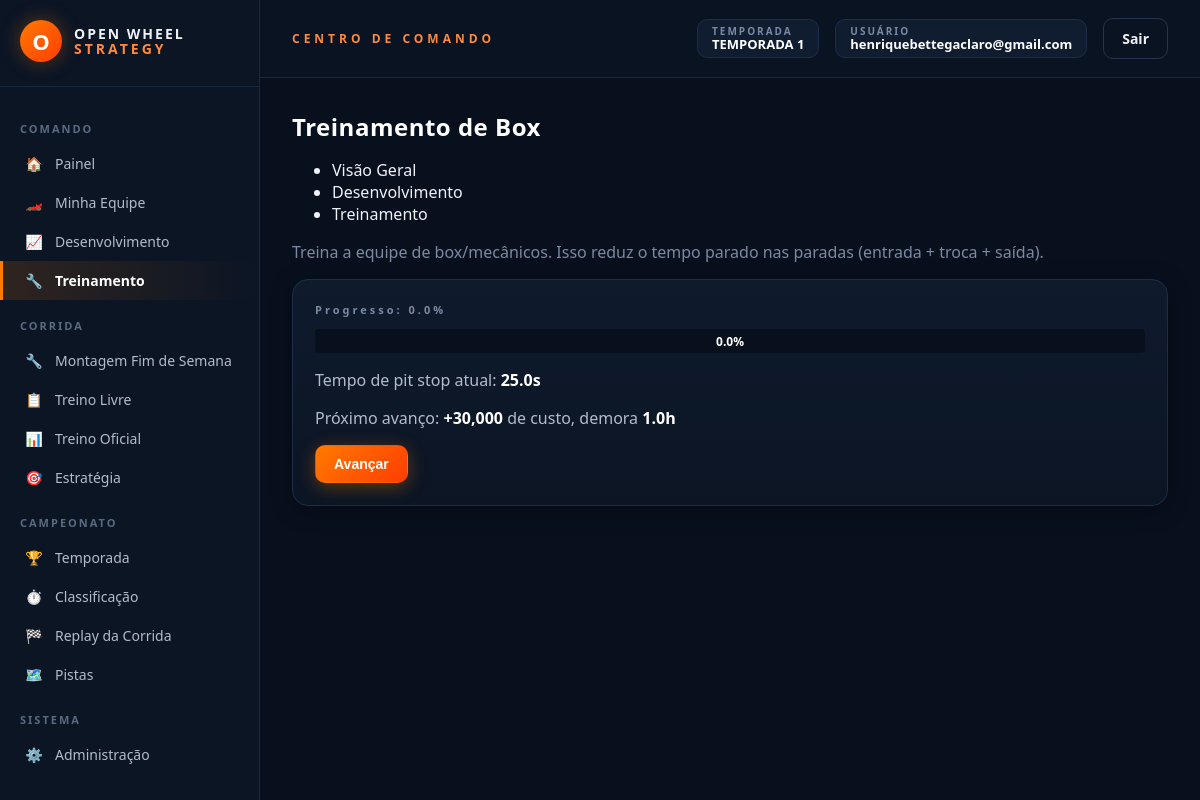
The page /minha-equipe/treinamento (signed in) on the database as committed earlier.
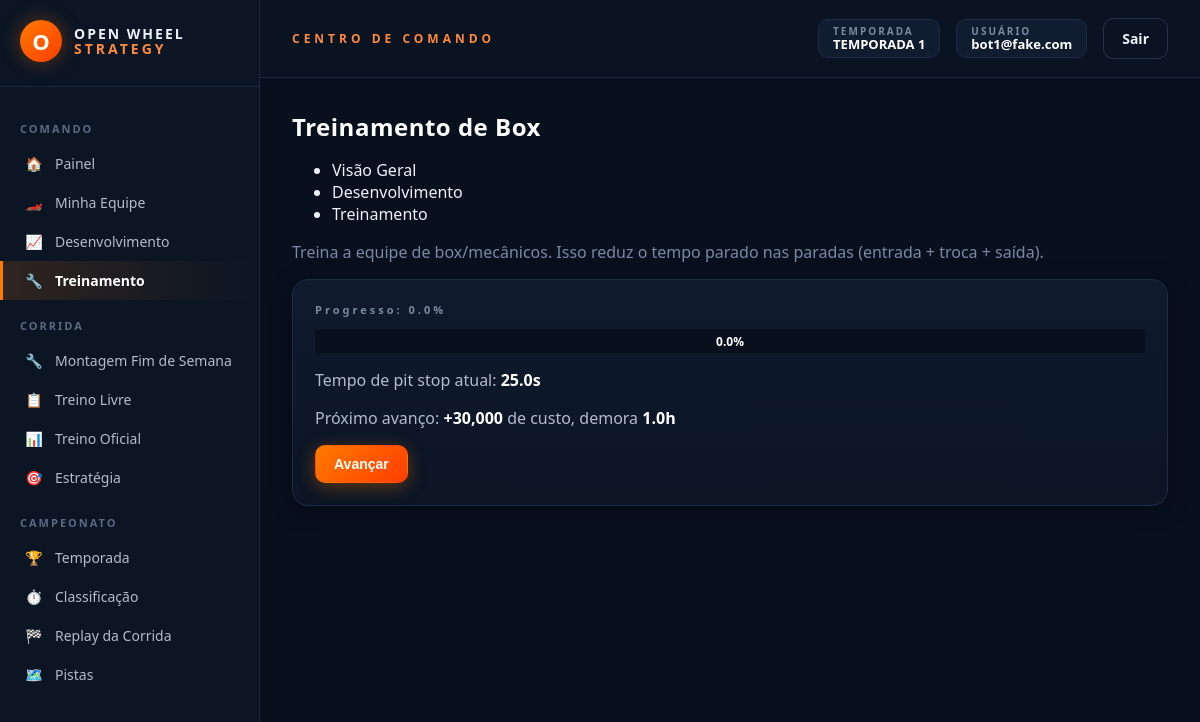
The same page on the database as committed later.
### models.py (models this page shows, shortened)
class Usuario(db.Model):
    __tablename__ = "usuarios"
    id = db.Column(db.Integer, primary_key=True)
    email = db.Column(db.String(150), unique=True, nullable=False)
    senha_hash = db.Column(db.String(255), nullable=True)
    google_id = db.Column(db.String(255), unique=True, nullable=True)
    eh_admin = db.Column(db.Boolean, default=False)
    criado_em = db.Column(db.DateTime, default=datetime.utcnow)
    grupo = db.Column(db.String(50), nullable=True)
    classe = db.Column(db.String(50), nullable=True)
    nick = db.Column(db.String(50), nullable=True)
    equipe = db.relationship("CarroJogador", backref="usuario", uselist=False)

class TreinamentoBox(db.Model):
    __tablename__ = "treinamentos_box"
    id = db.Column(db.Integer, primary_key=True)
    equipe_id = db.Column(db.Integer, db.ForeignKey("carros_jogadores.id"), unique=True, nullable=False)
    percentual = db.Column(db.Float, default=0.0)
    em_progresso = db.Column(db.Boolean, default=False)
    inicio_em = db.Column(db.DateTime, nullable=True)
    horario_conclusao = db.Column(db.DateTime, nullable=True)
    @classmethod
    def obter_ou_criar(cls, equipe_id):
        registro = cls.query.filter_by(equipe_id=equipe_id).first()
        if not registro:
            registro = cls(equipe_id=equipe_id)
            db.session.add(registro)
            db.session.commit()
        return registro

### rotas/desenvolvimento.py (the view)
    @app.route("/minha-equipe/treinamento", methods=["GET", "POST"])
    @login_requerido
    def treinamento_view():
        usuario = Usuario.query.get(session["usuario_id"])
        if not usuario.equipe:
            return redirect(url_for("minha_equipe"))
        equipe = usuario.equipe
        registro = TreinamentoBox.obter_ou_criar(equipe.id)
        config = Configuracao.obter()
        verificar_conclusao(registro, config.treino_incremento_percentual)
        mensagem = None
        if request.method == "POST":
            _, mensagem = avancar(registro, equipe, config.treino_custo_base, config.treino_custo_fator,
                                  config.treino_tempo_base_horas, config.treino_tempo_fator_horas, config.treino_incremento_percentual)
        proximo_custo = calcular_custo_proximo_avanco(registro.percentual, config.treino_custo_base, config.treino_custo_fator)
        proximo_tempo = calcular_tempo_proximo_avanco_horas(registro.percentual, config.treino_tempo_base_horas, config.treino_tempo_fator_horas)
        tempo_pit_atual = config.pit_tempo_sem_treino - ((config.pit_tempo_sem_treino - config.pit_tempo_treino_completo) * (registro.percentual / 100))
        return render_template("treinamento.html", equipe=equipe, registro=registro,
                               proximo_custo=proximo_custo, proximo_tempo=proximo_tempo, mensagem=mensagem,
                               tempo_pit_atual=round(tempo_pit_atual, 1))

### app.py (called while the page is built)
def _registrar_contexto(app):
    @app.context_processor
    def injetar_globais():
        usuario_id = session.get("usuario_id")
        usuario = Usuario.query.get(usuario_id) if usuario_id else None
        return {
            "usuario_logado": usuario,
            "categorias_fornecedor": FORNECEDORES_CONFIG,
            "temporada_ativa": Temporada.ativa_atual(),
        }

### extensoes.py (called while the page is built)
def login_requerido(view_func):
    @functools.wraps(view_func)
    def wrapper(*args, **kwargs):
        if not session.get("usuario_id"):
            return redirect(url_for("login"))
        return view_func(*args, **kwargs)
    return wrapper

### models.py (called while the page is built)
    @classmethod
    def obter(cls):
        config = cls.query.get(1)
        if not config:
            config = cls(id=1)
            db.session.add(config)
            db.session.commit()
        return config

### models_temporada.py (called while the page is built)
    @classmethod
    def ativa_atual(cls):
        try:
            return cls.query.filter_by(ativa=True).first()
        except (OperationalError, ProgrammingError, NoSuchTableError):
            return None

### templates/treinamento.html (shortened to what this page needs)
{% extends "base.html" %}
{% block css_extra %}
<link rel="stylesheet" href="{{ url_for('static', filename='css/telas/treinamento.css') }}">
{% endblock %}
{% block content %}
<h1 class="trein-title">Treinamento de Box</h1>
{% include "_abas_equipe.html" %}
<p class="ows-muted trein-subtitle">Treina a equipe de box/mecânicos. Isso reduz o tempo parado nas paradas (entrada + troca + saída).</p>
<div class="ows-card">
    <h3>Progresso: {{ registro.percentual }}%</h3>
    <div class="trein-progress-wrapper">
        <progress class="trein-progress" value="{{ registro.percentual }}" max="100"></progress>
        <span class="trein-progress-text">{{ registro.percentual }}%</span>
    </div>
    <p class="trein-status-text">Tempo de pit stop atual: <strong class="ows-strong">{{ tempo_pit_atual }}s</strong></p>
    {% if registro.em_progresso %}
        <p class="trein-status-text"><strong class="ows-strong">Em andamento</strong> - conclui em {{ registro.horario_conclusao.strftime('%d/%m %H:%M') }} (UTC)</p>
        <button class="ows-btn ows-btn-ghost" disabled>Avançar</button>
    {% elif registro.percentual >= 100 %}
        <p class="ows-text-success ows-strong">Treinamento completo! 🎉</p>
    {% else %}
        <p class="trein-status-text">Próximo avanço: <strong class="ows-strong">+{{ "{:,.0f}".format(proximo_custo) }}</strong> de custo, demora <strong class="ows-strong">{{ proximo_tempo }}h</strong></p>
        <form method="POST">
            <button type="submit" class="ows-btn ows-btn-primary">Avançar</button>
        </form>
    {% endif %}
</div>
{% endblock %}

### templates/base.html (shortened to what the changed rows need)
<!DOCTYPE html>
<html lang="pt-br">
<head>
    <link href="{{ url_for('static', filename='css/variaveis.css') }}" rel="stylesheet">
    <link href="{{ url_for('static', filename='css/base.css') }}" rel="stylesheet">
    <link href="{{ url_for('static', filename='css/componentes.css') }}" rel="stylesheet">
    <link href="{{ url_for('static', filename='css/formularios.css') }}" rel="stylesheet">
    {% block css_extra %}{% endblock %}
</head>
<body>
{% if usuario_logado %}
<div class="ows-shell">
    <aside class="ows-sidebar">
        <div class="ows-logo">
            <div class="ows-logo-mark">O</div>
            <div class="ows-logo-text">OPEN WHEEL<br><span>STRATEGY</span></div>
        </div>
        <div class="ows-menu-section">COMANDO</div>
        <a href="{{ url_for('home') }}" class="ows-menu-link {% if request.endpoint == 'home' %}active{% endif %}"><span class="ows-icon">🏠</span> Painel</a>
        <a href="{{ url_for('minha_equipe') }}" class="ows-menu-link {% if request.endpoint == 'minha_equipe' %}active{% endif %}"><span class="ows-icon">🏎️</span> Minha Equipe</a>
        <a href="{{ url_for('desenvolvimento_view') }}" class="ows-menu-link {% if request.endpoint == 'desenvolvimento_view' %}active{% endif %}"><span class="ows-icon">📈</span> Desenvolvimento</a>
        <a href="{{ url_for('treinamento_view') }}" class="ows-menu-link {% if request.endpoint == 'treinamento_view' %}active{% endif %}"><span class="ows-icon">🔧</span> Treinamento</a>
        <div class="ows-menu-section">CORRIDA</div>
        <a href="{{ url_for('montagem_fim_de_semana') }}" class="ows-menu-link {% if request.endpoint == 'montagem_fim_de_semana' %}active{% endif %}"><span class="ows-icon">🔧</span> Montagem Fim de Semana</a>
        <a href="{{ url_for('treino_livre_view') }}" class="ows-menu-link {% if request.endpoint == 'treino_livre_view' %}active{% endif %}"><span class="ows-icon">📋</span> Treino Livre</a>
        <a href="{{ url_for('treino_oficial_view') }}" class="ows-menu-link {% if request.endpoint == 'treino_oficial_view' %}active{% endif %}"><span class="ows-icon">📊</span> Treino Oficial</a>
        <a href="{{ url_for('estrategia_corrida_view') }}" class="ows-menu-link {% if request.endpoint == 'estrategia_corrida_view' %}active{% endif %}"><span class="ows-icon">🎯</span> Estratégia</a>
        <div class="ows-menu-section">CAMPEONATO</div>
        <a href="{{ url_for('temporada_view') }}" class="ows-menu-link {% if request.endpoint == 'temporada_view' %}active{% endif %}"><span class="ows-icon">🏆</span> Temporada</a>
        <a href="{{ url_for('classificacao_view') }}" class="ows-menu-link {% if request.endpoint == 'classificacao_view' %}active{% endif %}"><span class="ows-icon">⏱️</span> Classificação</a>
        <a href="{{ url_for('corrida_view') }}" class="ows-menu-link {% if request.endpoint == 'corrida_view' %}active{% endif %}"><span class="ows-icon">🏁</span> Replay da Corrida</a>
        <a href="{{ url_for('pistas_reais_view') }}" class="ows-menu-link {% if request.endpoint == 'pistas_reais_view' %}active{% endif %}"><span class="ows-icon">🗺️</span> Pistas</a>
        {% if usuario_logado.eh_admin %}
        <div class="ows-menu-section">SISTEMA</div>
        <a href="{{ url_for('admin_dashboard') }}" class="ows-menu-link {% if request.endpoint == 'admin_dashboard' %}active{% endif %}"><span class="ows-icon">⚙️</span> Administração</a>
        {% endif %}
    </aside>
    <div class="ows-main">
        <header class="ows-topbar">
            <div class="ows-topbar-title">CENTRO DE COMANDO</div>
            <div class="ows-topbar-right">
                {% if temporada_ativa %}
                <div class="ows-badge">
                    <div class="ows-badge-label">TEMPORADA</div>
                    <div class="ows-badge-value">{{ temporada_ativa.nome }}</div>
                </div>
                {% endif %}
                <div class="ows-badge">
                    <div class="ows-badge-label">USUÁRIO</div>
                    <div class="ows-badge-value">{{ usuario_logado.email }}</div>
                </div>
                <a href="{{ url_for('logout') }}" class="ows-btn ows-btn-ghost">Sair</a>
            </div>
        </header>
        <div class="ows-content">
            {% block content %}{% endblock %}
        </div>
    </div>
</div>
{% endif %}
</body>
</html>

Rows that differ between the two databases and show on the page:
changed Usuario: email "henriquebettegaclaro@gmail.com" → "bot1@fake.com"; eh_admin True → False (drawn)
Other text that changed with them:
text no longer shown: "SISTEMA ⚙️ Administração"
